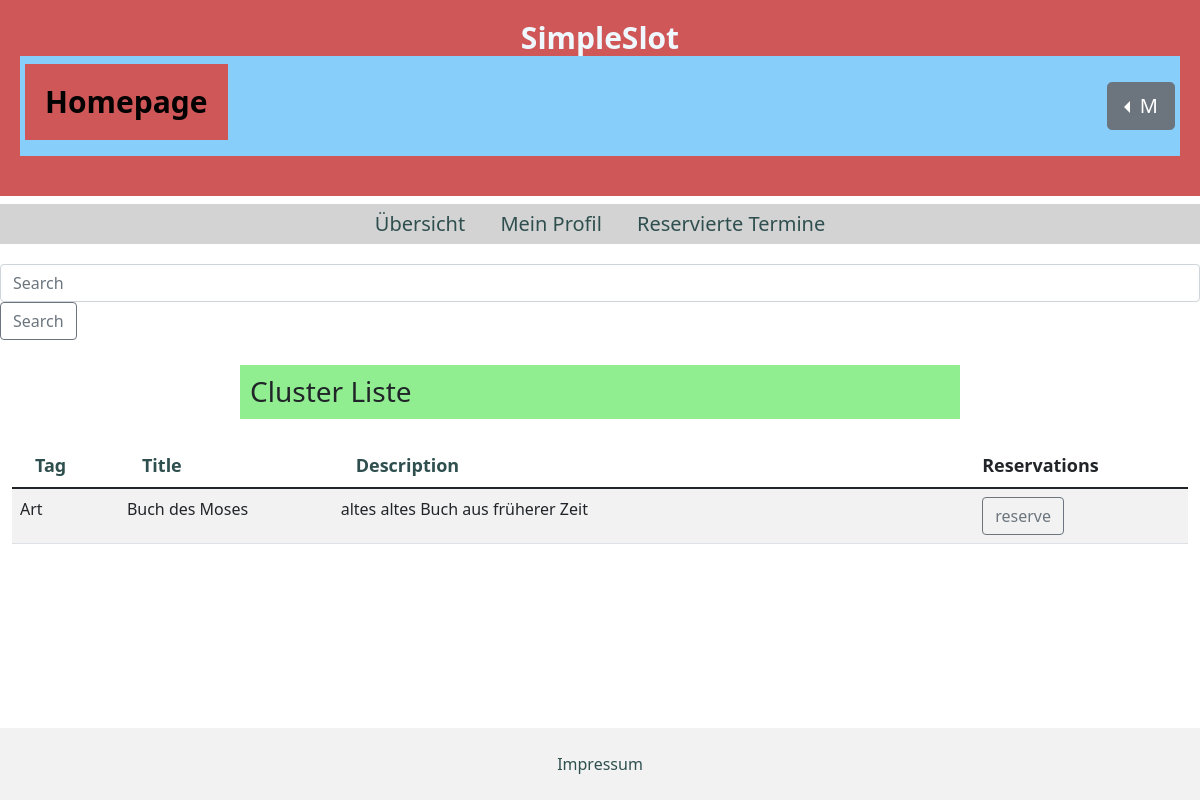
Page /cls/ on the earlier database version.
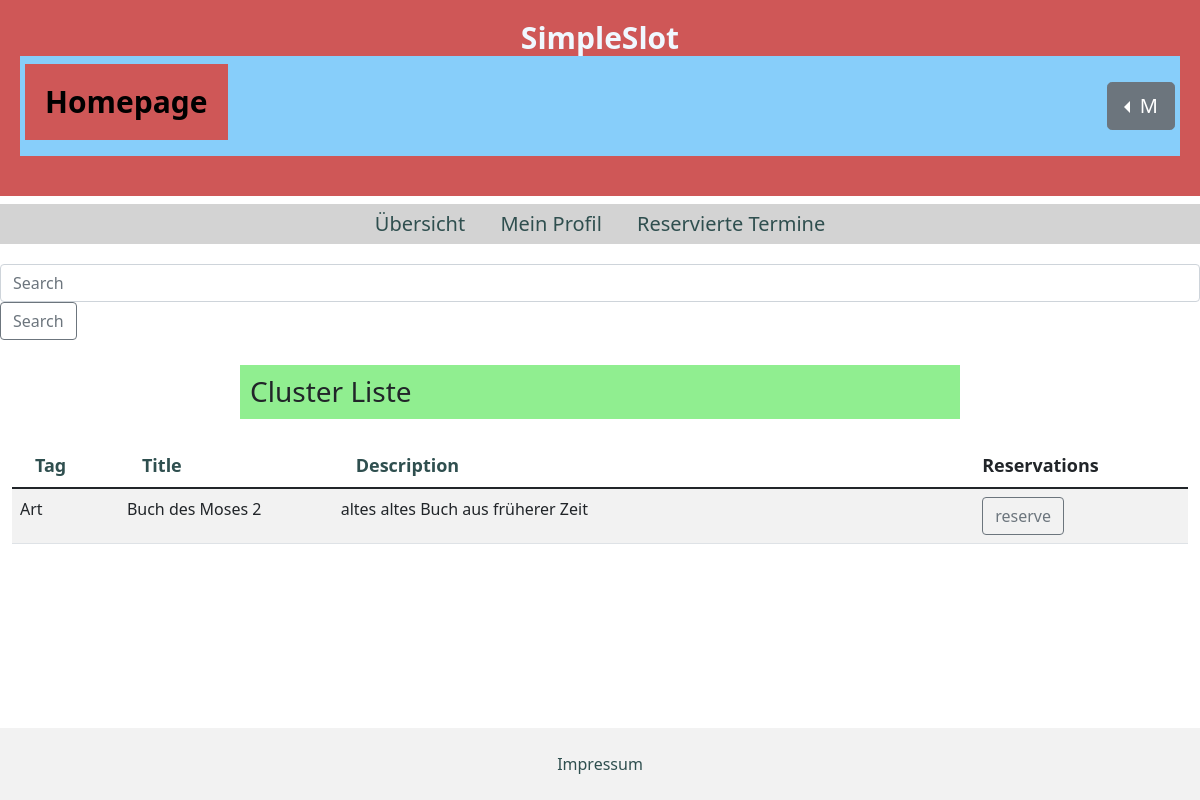
Same page on the later database version.
### firstapp/models.py (models this page shows)
class Cluster(models.Model):
    tag_choice = (
        ('Art' , 'Art'),
        ('Chemistry' , 'Chemistry'),
        ('Technical Devices' , 'Technical Devices'),
        ('Cooking' , 'Cooking'),
        ('Music' , 'Music'),
    )
    tag_system = models.CharField(max_length=30, blank=True, choices=tag_choice)
    title = models.CharField(max_length=250)
    Beschreibung = models.CharField(max_length=250)
    availability = models.BooleanField()

### firstapp/views.py (the view)
# urls.py: path('cls/', views.homepagestudis, name='homestudi'),
def homepagestudis(request):
    if 'suche' in request.GET:
        suche = request.GET['suche']
        sortieren = Q(Q(tag_system__icontains=suche) | Q( title__icontains=suche) | Q( Beschreibung__icontains=suche))
        cluster= Cluster.objects.filter(sortieren)
    elif 'order_by' in request.GET:
        order_by = request.GET.get('order_by', 'defaultOrderField')
        cluster = Cluster.objects.all().order_by(order_by)
    else:
        cluster = Cluster.objects.all()
    context = {'cluster' : cluster}
    return render(request,'firstapp/homepageStudent.html', context)

### firstapp/templates/firstapp/homepageStudent.html (shortened to what this page needs)
{% extends 'firstapp/base.html' %}
{% block body %}
<h1>
  <b style="color:aliceblue"> SimpleSlot </b>
  <nav class="navbar" style="background-color: lightskyblue">
    <h1><b>Homepage</b></h1>
    <div>
      <div class="dropstart">
        <button class="btn btn-secondary btn-lg dropdown-toggle" type="button" id="dropdownMenu" data-bs-toggle="dropdown" aria-expanded="false">
          M
        </button>
      </div>
    </div>
  </nav>
</h1>
  <nav>
      <a href="{% url 'homestudi' %}">Übersicht</a>
      <a href="{% url 'homestudi' %}">Mein Profil</a>
      <a href="{% url 'homestudi' %}">Reservierte Termine</a>
  </nav>
  <div>
    <form class="form-inline my-2 my-lg-0">
      <input class="form-control mr-sm2" name="suche" type="search" placeholder="Search" aria-lable="Search">
      <button class="btn btn-outline-secondary" type="submit">Search</button>
    </form>
    <h3>Cluster Liste</h3>
  </div>
  <div class="container-fluid">
    <div class="table-responsive">
      <table id="mainTable" class="table table-striped table-hover">
        <thead>
          <tr>
            <th><a class="table-head-button" href="?order_by=tag_system">Tag</a></th>
            <th><a class="table-head-button" href="?order_by=title">Title</a></th>
            <th><a class="table-head-button" href="?order_by=Beschreibung">Description</a></th>
            <th>Reservations</th>
          </tr>
        </thead>
        <tbody>
            {% for cl in cluster %}
            <tr>
              <td class="col-sm-1">{{cl.tag_system}}</td>
              <td class="col-sm-2">{{cl.title}}</td>
              <td class="col-lg-6">{{cl.Beschreibung}}</td>
              {%if cl.availability == True %}
              <td class="col-sm-2">
                <a class="btn btn-outline-secondary" href="" role="button">reserve</a>
              </td>
              {%else%}
              <td class="col-sm-2">
                <a class="btn btn-danger" href="" role="button">not available</a>
              </td>
              {% endif %}
            </tr>
          {% endfor %}
        </tbody>
      </table>
    </div>
  </div>
{% endblock body %}

Differences in the rows shown:
changed Cluster "Art": title "Buch des Moses" → "Buch des Moses 2"
